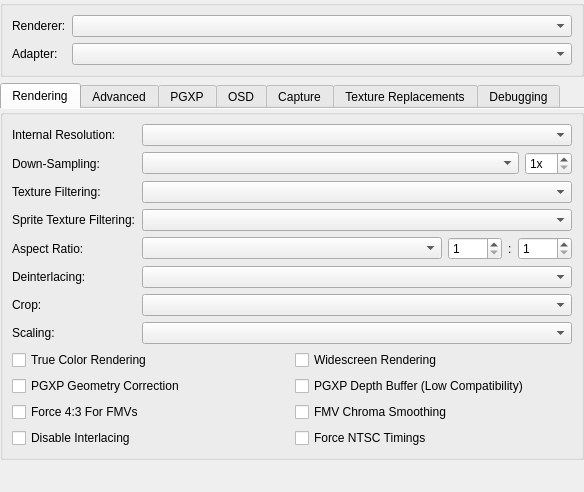
<?xml version="1.0" encoding="UTF-8"?>
<ui version="4.0">
 <class>GraphicsSettingsWidget</class>
 <widget class="QWidget" name="GraphicsSettingsWidget">
  <property name="geometry">
   <rect>
    <x>0</x>
    <y>0</y>
    <width>584</width>
    <height>450</height>
   </rect>
  </property>
  <property name="windowTitle">
   <string>Form</string>
  </property>
  <layout class="QVBoxLayout" name="verticalLayout_3">
   <property name="leftMargin">
    <number>0</number>
   </property>
   <property name="topMargin">
    <number>0</number>
   </property>
   <property name="rightMargin">
    <number>0</number>
   </property>
   <property name="bottomMargin">
    <number>0</number>
   </property>
   <item>
    <widget class="QGroupBox" name="groupBox_3">
     <property name="title">
      <string/>
     </property>
     <layout class="QFormLayout" name="formLayout">
      <item row="0" column="0">
       <widget class="QLabel" name="label">
        <property name="text">
         <string>Renderer:</string>
        </property>
       </widget>
      </item>
      <item row="0" column="1">
       <widget class="QComboBox" name="renderer"/>
      </item>
      <item row="1" column="0">
       <widget class="QLabel" name="label_5">
        <property name="text">
         <string>Adapter:</string>
        </property>
       </widget>
      </item>
      <item row="1" column="1">
       <widget class="QComboBox" name="adapter"/>
      </item>
     </layout>
    </widget>
   </item>
   <item>
    <widget class="QTabWidget" name="tabs">
     <property name="currentIndex">
      <number>0</number>
     </property>
     <property name="documentMode">
      <bool>true</bool>
     </property>
     <widget class="QWidget" name="basicTab">
      <attribute name="title">
       <string>Rendering</string>
      </attribute>
      <layout class="QVBoxLayout" name="verticalLayout_4">
       <property name="leftMargin">
        <number>0</number>
       </property>
       <property name="topMargin">
        <number>0</number>
       </property>
       <property name="rightMargin">
        <number>0</number>
       </property>
       <property name="bottomMargin">
        <number>0</number>
       </property>
       <item>
        <widget class="QGroupBox" name="groupBox_6">
         <property name="title">
          <string/>
         </property>
         <layout class="QFormLayout" name="formLayout_2">
          <item row="0" column="0">
           <widget class="QLabel" name="resolutionScaleLabel">
            <property name="text">
             <string>Internal Resolution:</string>
            </property>
           </widget>
          </item>
          <item row="0" column="1">
           <widget class="QComboBox" name="resolutionScale"/>
          </item>
          <item row="1" column="0">
           <widget class="QLabel" name="gpuDownsampleLabel">
            <property name="text">
             <string>Down-Sampling:</string>
            </property>
           </widget>
          </item>
          <item row="1" column="1">
           <layout class="QHBoxLayout" name="gpuDownsampleLayout" stretch="1,0">
            <item>
             <widget class="QComboBox" name="gpuDownsampleMode"/>
            </item>
            <item>
             <widget class="QSpinBox" name="gpuDownsampleScale">
              <property name="suffix">
               <string>x</string>
              </property>
              <property name="minimum">
               <number>1</number>
              </property>
              <property name="maximum">
               <number>16</number>
              </property>
             </widget>
            </item>
           </layout>
          </item>
          <item row="2" column="0">
           <widget class="QLabel" name="textureFilteringLabel">
            <property name="text">
             <string>Texture Filtering:</string>
            </property>
           </widget>
          </item>
          <item row="4" column="0">
           <widget class="QLabel" name="label_6">
            <property name="text">
             <string>Aspect Ratio:</string>
            </property>
           </widget>
          </item>
          <item row="4" column="1">
           <layout class="QHBoxLayout" name="horizontalLayout_2" stretch="1,0,0,0">
            <item>
             <widget class="QComboBox" name="displayAspectRatio"/>
            </item>
            <item>
             <widget class="QSpinBox" name="customAspectRatioNumerator">
              <property name="minimum">
               <number>1</number>
              </property>
              <property name="maximum">
               <number>9999</number>
              </property>
             </widget>
            </item>
            <item>
             <widget class="QLabel" name="customAspectRatioSeparator">
              <property name="text">
               <string>:</string>
              </property>
             </widget>
            </item>
            <item>
             <widget class="QSpinBox" name="customAspectRatioDenominator">
              <property name="minimum">
               <number>1</number>
              </property>
              <property name="maximum">
               <number>9999</number>
              </property>
             </widget>
            </item>
           </layout>
          </item>
          <item row="5" column="0">
           <widget class="QLabel" name="label_3">
            <property name="text">
             <string>Deinterlacing:</string>
            </property>
           </widget>
          </item>
          <item row="5" column="1">
           <widget class="QComboBox" name="displayDeinterlacing"/>
          </item>
          <item row="6" column="0">
           <widget class="QLabel" name="label_7">
            <property name="text">
             <string>Crop:</string>
            </property>
           </widget>
          </item>
          <item row="6" column="1">
           <widget class="QComboBox" name="displayCropMode"/>
          </item>
          <item row="7" column="0">
           <widget class="QLabel" name="label_8">
            <property name="text">
             <string>Scaling:</string>
            </property>
           </widget>
          </item>
          <item row="7" column="1">
           <widget class="QComboBox" name="displayScaling"/>
          </item>
          <item row="8" column="0" colspan="2">
           <layout class="QGridLayout" name="gridLayout_2">
            <item row="1" column="1">
             <widget class="QCheckBox" name="pgxpDepthBuffer">
              <property name="text">
               <string>PGXP Depth Buffer (Low Compatibility)</string>
              </property>
             </widget>
            </item>
            <item row="3" column="0">
             <widget class="QCheckBox" name="disableInterlacing">
              <property name="text">
               <string>Disable Interlacing</string>
              </property>
             </widget>
            </item>
            <item row="3" column="1">
             <widget class="QCheckBox" name="forceNTSCTimings">
              <property name="text">
               <string>Force NTSC Timings</string>
              </property>
             </widget>
            </item>
            <item row="2" column="0">
             <widget class="QCheckBox" name="force43For24Bit">
              <property name="text">
               <string>Force 4:3 For FMVs</string>
              </property>
             </widget>
            </item>
            <item row="0" column="0">
             <widget class="QCheckBox" name="trueColor">
              <property name="text">
               <string>True Color Rendering</string>
              </property>
             </widget>
            </item>
            <item row="2" column="1">
             <widget class="QCheckBox" name="chromaSmoothingFor24Bit">
              <property name="text">
               <string>FMV Chroma Smoothing</string>
              </property>
             </widget>
            </item>
            <item row="0" column="1">
             <widget class="QCheckBox" name="widescreenHack">
              <property name="text">
               <string>Widescreen Rendering</string>
              </property>
             </widget>
            </item>
            <item row="1" column="0">
             <widget class="QCheckBox" name="pgxpEnable">
              <property name="text">
               <string>PGXP Geometry Correction</string>
              </property>
             </widget>
            </item>
           </layout>
          </item>
          <item row="2" column="1">
           <widget class="QComboBox" name="textureFiltering"/>
          </item>
          <item row="3" column="0">
           <widget class="QLabel" name="label_9">
            <property name="text">
             <string>Sprite Texture Filtering:</string>
            </property>
           </widget>
          </item>
          <item row="3" column="1">
           <widget class="QComboBox" name="spriteTextureFiltering"/>
          </item>
         </layout>
        </widget>
       </item>
       <item>
        <spacer name="verticalSpacer_3">
         <property name="orientation">
          <enum>Qt::Orientation::Vertical</enum>
         </property>
         <property name="sizeHint" stdset="0">
          <size>
           <width>20</width>
           <height>75</height>
          </size>
         </property>
        </spacer>
       </item>
      </layout>
     </widget>
     <widget class="QWidget" name="advancedTab">
      <attribute name="title">
       <string>Advanced</string>
      </attribute>
      <layout class="QVBoxLayout" name="verticalLayout">
       <property name="leftMargin">
        <number>0</number>
       </property>
       <property name="rightMargin">
        <number>0</number>
       </property>
       <property name="bottomMargin">
        <number>0</number>
       </property>
       <item>
        <widget class="QGroupBox" name="groupBox_2">
         <property name="title">
          <string>Display Options</string>
         </property>
         <layout class="QFormLayout" name="formLayout_7">
          <item row="0" column="0">
           <widget class="QLabel" name="exclusiveFullscreenLabel">
            <property name="text">
             <string>Exclusive Fullscreen:</string>
            </property>
           </widget>
          </item>
          <item row="0" column="1">
           <layout class="QHBoxLayout" name="horizontalLayout_8">
            <item>
             <widget class="QComboBox" name="fullscreenMode"/>
            </item>
            <item>
             <widget class="QComboBox" name="exclusiveFullscreenControl"/>
            </item>
           </layout>
          </item>
          <item row="1" column="0">
           <widget class="QLabel" name="label_11">
            <property name="text">
             <string>Screen Position:</string>
            </property>
           </widget>
          </item>
          <item row="2" column="0" colspan="2">
           <layout class="QGridLayout" name="advancedDisplayOptionsLayout">
            <item row="0" column="0">
             <widget class="QCheckBox" name="disableMailboxPresentation">
              <property name="text">
               <string>Disable Mailbox Presentation</string>
              </property>
             </widget>
            </item>
            <item row="0" column="1">
             <widget class="QCheckBox" name="threadedPresentation">
              <property name="text">
               <string>Threaded Presentation</string>
              </property>
             </widget>
            </item>
            <item row="1" column="1">
             <widget class="QCheckBox" name="blitSwapChain">
              <property name="text">
               <string>Use Blit Swap Chain</string>
              </property>
             </widget>
            </item>
            <item row="1" column="0">
             <widget class="QCheckBox" name="stretchDisplayVertically">
              <property name="text">
               <string>Stretch Vertically</string>
              </property>
             </widget>
            </item>
            <item row="2" column="0">
             <widget class="QCheckBox" name="relaxedVSync">
              <property name="text">
               <string>Relaxed VSync</string>
              </property>
             </widget>
            </item>
           </layout>
          </item>
          <item row="1" column="1">
           <layout class="QHBoxLayout" name="horizontalLayout">
            <item>
             <widget class="QComboBox" name="displayAlignment"/>
            </item>
            <item>
             <widget class="QComboBox" name="displayRotation"/>
            </item>
           </layout>
          </item>
         </layout>
        </widget>
       </item>
       <item>
        <widget class="QGroupBox" name="groupBox">
         <property name="title">
          <string>Rendering Options</string>
         </property>
         <layout class="QFormLayout" name="formLayout_6">
          <item row="1" column="0">
           <widget class="QLabel" name="gpuLineDetectModeLabel">
            <property name="text">
             <string>Line Detection:</string>
            </property>
           </widget>
          </item>
          <item row="1" column="1">
           <widget class="QComboBox" name="gpuLineDetectMode"/>
          </item>
          <item row="2" column="0" colspan="2">
           <layout class="QGridLayout" name="gridLayout_5">
            <item row="0" column="1">
             <widget class="QCheckBox" name="scaledDithering">
              <property name="text">
               <string>Scaled Dithering</string>
              </property>
             </widget>
            </item>
            <item row="0" column="0">
             <widget class="QCheckBox" name="debanding">
              <property name="text">
               <string>True Color Debanding</string>
              </property>
             </widget>
            </item>
            <item row="2" column="1">
             <widget class="QCheckBox" name="useSoftwareRendererForReadbacks">
              <property name="text">
               <string>Software Renderer Readbacks</string>
              </property>
             </widget>
            </item>
            <item row="1" column="1">
             <widget class="QCheckBox" name="forceRoundedTexcoords">
              <property name="text">
               <string>Round Upscaled Texture Coordinates</string>
              </property>
             </widget>
            </item>
            <item row="2" column="0">
             <widget class="QCheckBox" name="gpuThread">
              <property name="text">
               <string>Threaded Rendering</string>
              </property>
             </widget>
            </item>
            <item row="3" column="0">
             <widget class="QCheckBox" name="softwareFastRasterizer">
              <property name="text">
               <string>Fast Software Rasterizer</string>
              </property>
             </widget>
            </item>
            <item row="3" column="1">
             <widget class="QCheckBox" name="hardwareThread">
              <property name="text">
               <string>Threaded Hardware Rendering</string>
              </property>
             </widget>
            </item>
            <item row="1" column="0">
             <widget class="QCheckBox" name="accurateBlending">
              <property name="text">
               <string>Accurate Blending</string>
              </property>
             </widget>
            </item>
           </layout>
          </item>
          <item row="0" column="0">
           <widget class="QLabel" name="msaaModeLabel">
            <property name="text">
             <string>Multi-Sampling:</string>
            </property>
           </widget>
          </item>
          <item row="0" column="1">
           <widget class="QComboBox" name="msaaMode"/>
          </item>
         </layout>
        </widget>
       </item>
       <item>
        <spacer name="verticalSpacer">
         <property name="orientation">
          <enum>Qt::Orientation::Vertical</enum>
         </property>
         <property name="sizeHint" stdset="0">
          <size>
           <width>20</width>
           <height>40</height>
          </size>
         </property>
        </spacer>
       </item>
      </layout>
     </widget>
     <widget class="QWidget" name="pgxpTab">
      <attribute name="title">
       <string>PGXP</string>
      </attribute>
      <layout class="QVBoxLayout" name="verticalLayout_5">
       <property name="leftMargin">
        <number>0</number>
       </property>
       <property name="topMargin">
        <number>0</number>
       </property>
       <property name="rightMargin">
        <number>0</number>
       </property>
       <property name="bottomMargin">
        <number>0</number>
       </property>
       <item>
        <widget class="QGroupBox" name="groupBox_7">
         <property name="title">
          <string/>
         </property>
         <layout class="QFormLayout" name="formLayout_4">
          <item row="0" column="0">
           <widget class="QLabel" name="pgxpGeometryToleranceLabel">
            <property name="text">
             <string>Geometry Tolerance:</string>
            </property>
           </widget>
          </item>
          <item row="0" column="1">
           <widget class="QDoubleSpinBox" name="pgxpGeometryTolerance">
            <property name="prefix">
             <string/>
            </property>
            <property name="suffix">
             <string>px</string>
            </property>
            <property name="minimum">
             <double>-1.000000000000000</double>
            </property>
            <property name="maximum">
             <double>100.000000000000000</double>
            </property>
            <property name="singleStep">
             <double>0.250000000000000</double>
            </property>
            <property name="value">
             <double>-1.000000000000000</double>
            </property>
           </widget>
          </item>
          <item row="1" column="0">
           <widget class="QLabel" name="pgxpDepthClearThresholdLabel">
            <property name="text">
             <string>Depth Clear Threshold:</string>
            </property>
           </widget>
          </item>
          <item row="1" column="1">
           <widget class="QDoubleSpinBox" name="pgxpDepthClearThreshold">
            <property name="maximum">
             <double>4096.000000000000000</double>
            </property>
           </widget>
          </item>
          <item row="2" column="0" colspan="2">
           <layout class="QGridLayout" name="gridLayout">
            <item row="0" column="1">
             <widget class="QCheckBox" name="pgxpColorCorrection">
              <property name="text">
               <string>Perspective Correct Colors</string>
              </property>
             </widget>
            </item>
            <item row="2" column="1">
             <widget class="QCheckBox" name="pgxpVertexCache">
              <property name="text">
               <string>Vertex Cache</string>
              </property>
             </widget>
            </item>
            <item row="0" column="0">
             <widget class="QCheckBox" name="pgxpTextureCorrection">
              <property name="text">
               <string>Perspective Correct Textures</string>
              </property>
             </widget>
            </item>
            <item row="2" column="0">
             <widget class="QCheckBox" name="pgxpCPU">
              <property name="text">
               <string>CPU Mode</string>
              </property>
             </widget>
            </item>
            <item row="1" column="1">
             <widget class="QCheckBox" name="pgxpPreserveProjPrecision">
              <property name="text">
               <string>Preserve Projection Precision</string>
              </property>
             </widget>
            </item>
            <item row="1" column="0">
             <widget class="QCheckBox" name="pgxpCulling">
              <property name="text">
               <string>Culling Correction</string>
              </property>
             </widget>
            </item>
            <item row="3" column="0">
             <widget class="QCheckBox" name="pgxpDisableOn2DPolygons">
              <property name="text">
               <string>Disable on 2D Polygons</string>
              </property>
             </widget>
            </item>
            <item row="3" column="1">
             <widget class="QCheckBox" name="pgxpNormalizeDepth">
              <property name="text">
               <string>Normalize Depth Scale</string>
              </property>
             </widget>
            </item>
           </layout>
          </item>
         </layout>
        </widget>
       </item>
       <item>
        <spacer name="verticalSpacer_4">
         <property name="orientation">
          <enum>Qt::Orientation::Vertical</enum>
         </property>
         <property name="sizeHint" stdset="0">
          <size>
           <width>20</width>
           <height>215</height>
          </size>
         </property>
        </spacer>
       </item>
      </layout>
     </widget>
     <widget class="QWidget" name="osdTab">
      <attribute name="title">
       <string>OSD</string>
      </attribute>
      <layout class="QVBoxLayout" name="verticalLayout_6">
       <property name="leftMargin">
        <number>0</number>
       </property>
       <property name="topMargin">
        <number>0</number>
       </property>
       <property name="rightMargin">
        <number>0</number>
       </property>
       <property name="bottomMargin">
        <number>0</number>
       </property>
       <item>
        <widget class="QGroupBox" name="groupBox_8">
         <property name="title">
          <string/>
         </property>
         <layout class="QFormLayout" name="formLayout_5">
          <item row="0" column="0">
           <widget class="QLabel" name="label_29">
            <property name="text">
             <string>OSD Scale:</string>
            </property>
           </widget>
          </item>
          <item row="0" column="1">
           <widget class="QSpinBox" name="osdScale">
            <property name="suffix">
             <string>%</string>
            </property>
            <property name="minimum">
             <number>25</number>
            </property>
            <property name="maximum">
             <number>500</number>
            </property>
           </widget>
          </item>
          <item row="1" column="0" colspan="2">
           <layout class="QGridLayout" name="gridLayout_3">
            <item row="1" column="1">
             <widget class="QCheckBox" name="showFPS">
              <property name="text">
               <string>Show FPS</string>
              </property>
             </widget>
            </item>
            <item row="0" column="0">
             <widget class="QCheckBox" name="showOSDMessages">
              <property name="text">
               <string>Show OSD Messages</string>
              </property>
             </widget>
            </item>
            <item row="2" column="0">
             <widget class="QCheckBox" name="showCPU">
              <property name="text">
               <string>Show CPU Usage</string>
              </property>
             </widget>
            </item>
            <item row="3" column="0">
             <widget class="QCheckBox" name="showGPUStatistics">
              <property name="text">
               <string>Show GPU Statistics</string>
              </property>
             </widget>
            </item>
            <item row="1" column="0">
             <widget class="QCheckBox" name="showSpeed">
              <property name="text">
               <string>Show Emulation Speed</string>
              </property>
             </widget>
            </item>
            <item row="2" column="1">
             <widget class="QCheckBox" name="showGPU">
              <property name="text">
               <string>Show GPU Usage</string>
              </property>
             </widget>
            </item>
            <item row="5" column="1">
             <widget class="QCheckBox" name="showSettings">
              <property name="text">
               <string>Show Settings</string>
              </property>
             </widget>
            </item>
            <item row="0" column="1">
             <widget class="QCheckBox" name="showStatusIndicators">
              <property name="text">
               <string>Show Status Indicators</string>
              </property>
             </widget>
            </item>
            <item row="5" column="0">
             <widget class="QCheckBox" name="showInput">
              <property name="text">
               <string>Show Controller Input</string>
              </property>
             </widget>
            </item>
            <item row="4" column="0">
             <widget class="QCheckBox" name="showFrameTimes">
              <property name="text">
               <string>Show Frame Times</string>
              </property>
             </widget>
            </item>
            <item row="3" column="1">
             <widget class="QCheckBox" name="showResolution">
              <property name="text">
               <string>Show Resolution</string>
              </property>
             </widget>
            </item>
            <item row="4" column="1">
             <widget class="QCheckBox" name="showLatencyStatistics">
              <property name="text">
               <string>Show Latency Statistics</string>
              </property>
             </widget>
            </item>
           </layout>
          </item>
         </layout>
        </widget>
       </item>
       <item>
        <spacer name="verticalSpacer_5">
         <property name="orientation">
          <enum>Qt::Orientation::Vertical</enum>
         </property>
         <property name="sizeHint" stdset="0">
          <size>
           <width>20</width>
           <height>164</height>
          </size>
         </property>
        </spacer>
       </item>
      </layout>
     </widget>
     <widget class="QWidget" name="captureTab">
      <attribute name="title">
       <string>Capture</string>
      </attribute>
      <layout class="QVBoxLayout" name="verticalLayout_8">
       <property name="leftMargin">
        <number>0</number>
       </property>
       <property name="rightMargin">
        <number>0</number>
       </property>
       <property name="bottomMargin">
        <number>0</number>
       </property>
       <item>
        <widget class="QGroupBox" name="groupBox_10">
         <property name="title">
          <string>Screenshots</string>
         </property>
         <layout class="QFormLayout" name="formLayout_3">
          <item row="0" column="0">
           <widget class="QLabel" name="label_21">
            <property name="text">
             <string>Screenshot Size:</string>
            </property>
           </widget>
          </item>
          <item row="0" column="1">
           <layout class="QHBoxLayout" name="horizontalLayout_5" stretch="1,0,0,0">
            <item>
             <widget class="QComboBox" name="screenshotSize"/>
            </item>
            <item>
             <widget class="QComboBox" name="screenshotFormat"/>
            </item>
            <item>
             <widget class="QLabel" name="label_44">
              <property name="text">
               <string>Quality:</string>
              </property>
             </widget>
            </item>
            <item>
             <widget class="QSpinBox" name="screenshotQuality">
              <property name="suffix">
               <string>%</string>
              </property>
              <property name="minimum">
               <number>1</number>
              </property>
              <property name="maximum">
               <number>100</number>
              </property>
             </widget>
            </item>
           </layout>
          </item>
         </layout>
        </widget>
       </item>
       <item>
        <widget class="QGroupBox" name="captureTabGroupBox">
         <property name="title">
          <string>Media Capture</string>
         </property>
         <layout class="QFormLayout" name="captureTabGroupBoxLayout">
          <item row="0" column="0">
           <widget class="QLabel" name="label_2">
            <property name="text">
             <string>Backend:</string>
            </property>
           </widget>
          </item>
          <item row="0" column="1">
           <widget class="QComboBox" name="mediaCaptureBackend"/>
          </item>
          <item row="1" column="0">
           <widget class="QLabel" name="captureContainerLabel">
            <property name="text">
             <string>Container:</string>
            </property>
           </widget>
          </item>
          <item row="1" column="1">
           <widget class="QComboBox" name="captureContainer"/>
          </item>
          <item row="2" column="0" colspan="2">
           <layout class="QGridLayout" name="captureOptionLayout" columnstretch="1,1">
            <property name="horizontalSpacing">
             <number>20</number>
            </property>
            <property name="verticalSpacing">
             <number>10</number>
            </property>
            <item row="1" column="1">
             <widget class="QWidget" name="audioCaptureOptions" native="true">
              <layout class="QFormLayout" name="audioCaptureOptionsLayout">
               <property name="leftMargin">
                <number>0</number>
               </property>
               <property name="topMargin">
                <number>0</number>
               </property>
               <property name="rightMargin">
                <number>0</number>
               </property>
               <property name="bottomMargin">
                <number>0</number>
               </property>
               <item row="0" column="0">
                <widget class="QLabel" name="audioCaptureCodecLabel">
                 <property name="text">
                  <string>Codec:</string>
                 </property>
                </widget>
               </item>
               <item row="0" column="1">
                <widget class="QComboBox" name="audioCaptureCodec"/>
               </item>
               <item row="1" column="0">
                <widget class="QLabel" name="audioCaptureBitrateLabel">
                 <property name="text">
                  <string>Bitrate:</string>
                 </property>
                </widget>
               </item>
               <item row="1" column="1">
                <widget class="QSpinBox" name="audioCaptureBitrate">
                 <property name="suffix">
                  <string> kbps</string>
                 </property>
                 <property name="minimum">
                  <number>16</number>
                 </property>
                 <property name="maximum">
                  <number>2048</number>
                 </property>
                 <property name="singleStep">
                  <number>1</number>
                 </property>
                 <property name="value">
                  <number>128</number>
                 </property>
                </widget>
               </item>
               <item row="2" column="0" colspan="2">
                <widget class="QCheckBox" name="enableAudioCaptureArguments">
                 <property name="text">
                  <string>Extra Arguments</string>
                 </property>
                </widget>
               </item>
               <item row="3" column="0" colspan="2">
                <widget class="QLineEdit" name="audioCaptureArguments"/>
               </item>
              </layout>
             </widget>
            </item>
            <item row="0" column="1">
             <widget class="QCheckBox" name="enableAudioCapture">
              <property name="text">
               <string>Capture Audio</string>
              </property>
             </widget>
            </item>
            <item row="1" column="0">
             <widget class="QWidget" name="videoCaptureOptions" native="true">
              <layout class="QFormLayout" name="videoCaptureOptionsLayout">
               <property name="leftMargin">
                <number>0</number>
               </property>
               <property name="topMargin">
                <number>0</number>
               </property>
               <property name="rightMargin">
                <number>0</number>
               </property>
               <property name="bottomMargin">
                <number>0</number>
               </property>
               <item row="0" column="0">
                <widget class="QLabel" name="videoCaptureCodecLabel">
                 <property name="text">
                  <string>Codec:</string>
                 </property>
                </widget>
               </item>
               <item row="0" column="1">
                <widget class="QComboBox" name="videoCaptureCodec"/>
               </item>
               <item row="1" column="0">
                <widget class="QLabel" name="videoCaptureBitrateLabel">
                 <property name="text">
                  <string>Bitrate:</string>
                 </property>
                </widget>
               </item>
               <item row="1" column="1">
                <widget class="QSpinBox" name="videoCaptureBitrate">
                 <property name="suffix">
                  <string extracomment="Unit that will appear next to a number. Alter the space or whatever is needed before the text depending on your language."> kbps</string>
                 </property>
                 <property name="minimum">
                  <number>100</number>
                 </property>
                 <property name="maximum">
                  <number>100000</number>
                 </property>
                 <property name="singleStep">
                  <number>100</number>
                 </property>
                 <property name="value">
                  <number>6000</number>
                 </property>
                </widget>
               </item>
               <item row="2" column="0">
                <widget class="QLabel" name="videoCaptureResolutionLabel">
                 <property name="text">
                  <string>Resolution:</string>
                 </property>
                </widget>
               </item>
               <item row="2" column="1">
                <layout class="QHBoxLayout" name="videoCaptureSizeLayout" stretch="1,0,1,0">
                 <item>
                  <widget class="QSpinBox" name="videoCaptureWidth">
                   <property name="minimum">
                    <number>320</number>
                   </property>
                   <property name="maximum">
                    <number>32768</number>
                   </property>
                   <property name="singleStep">
                    <number>16</number>
                   </property>
                   <property name="value">
                    <number>640</number>
                   </property>
                  </widget>
                 </item>
                 <item>
                  <widget class="QLabel" name="xLabel">
                   <property name="text">
                    <string>x</string>
                   </property>
                  </widget>
                 </item>
                 <item>
                  <widget class="QSpinBox" name="videoCaptureHeight">
                   <property name="minimum">
                    <number>240</number>
                   </property>
                   <property name="maximum">
                    <number>32768</number>
                   </property>
                   <property name="singleStep">
                    <number>16</number>
                   </property>
                   <property name="value">
                    <number>480</number>
                   </property>
                  </widget>
                 </item>
                 <item>
                  <widget class="QCheckBox" name="videoCaptureResolutionAuto">
                   <property name="text">
                    <string>Auto</string>
                   </property>
                  </widget>
                 </item>
                </layout>
               </item>
               <item row="4" column="0" colspan="2">
                <widget class="QLineEdit" name="videoCaptureArguments"/>
               </item>
               <item row="3" column="0" colspan="2">
                <widget class="QCheckBox" name="enableVideoCaptureArguments">
                 <property name="text">
                  <string>Extra Arguments</string>
                 </property>
                </widget>
               </item>
              </layout>
             </widget>
            </item>
            <item row="0" column="0">
             <widget class="QCheckBox" name="enableVideoCapture">
              <property name="text">
               <string>Capture Video</string>
              </property>
             </widget>
            </item>
           </layout>
          </item>
         </layout>
        </widget>
       </item>
       <item>
        <spacer name="verticalSpacer_7">
         <property name="orientation">
          <enum>Qt::Orientation::Vertical</enum>
         </property>
         <property name="sizeHint" stdset="0">
          <size>
           <width>20</width>
           <height>295</height>
          </size>
         </property>
        </spacer>
       </item>
      </layout>
     </widget>
     <widget class="QWidget" name="tabTextureReplacements">
      <attribute name="title">
       <string>Texture Replacements</string>
      </attribute>
      <layout class="QVBoxLayout" name="verticalLayout_2">
       <property name="leftMargin">
        <number>0</number>
       </property>
       <property name="rightMargin">
        <number>0</number>
       </property>
       <property name="bottomMargin">
        <number>0</number>
       </property>
       <item>
        <widget class="QGroupBox" name="groupBox_5">
         <property name="title">
          <string>General Settings</string>
         </property>
         <layout class="QFormLayout" name="formLayout_8">
          <item row="0" column="0" colspan="2">
           <layout class="QGridLayout" name="gridLayout_6">
            <item row="0" column="0">
             <widget class="QCheckBox" name="vramWriteReplacement">
              <property name="text">
               <string>Enable VRAM Write Replacement</string>
              </property>
             </widget>
            </item>
            <item row="0" column="1">
             <widget class="QCheckBox" name="preloadTextureReplacements">
              <property name="text">
               <string>Preload Texture Replacements</string>
              </property>
             </widget>
            </item>
            <item row="1" column="0">
             <widget class="QCheckBox" name="useOldMDECRoutines">
              <property name="text">
               <string>Use Old MDEC Routines</string>
              </property>
             </widget>
            </item>
           </layout>
          </item>
         </layout>
        </widget>
       </item>
       <item>
        <widget class="QGroupBox" name="groupBox_4">
         <property name="title">
          <string>VRAM Write Dumping</string>
         </property>
         <layout class="QFormLayout" name="formLayout_9">
          <item row="0" column="0" colspan="2">
           <layout class="QGridLayout" name="gridLayout_7">
            <item row="0" column="0">
             <widget class="QCheckBox" name="vramWriteDumping">
              <property name="text">
               <string>Enable VRAM Write Dumping</string>
              </property>
             </widget>
            </item>
            <item row="0" column="1">
             <widget class="QCheckBox" name="setVRAMWriteAlphaChannel">
              <property name="text">
               <string>Set Alpha Channel</string>
              </property>
             </widget>
            </item>
           </layout>
          </item>
          <item row="1" column="0">
           <widget class="QLabel" name="vramWriteDumpThresholdLabel">
            <property name="text">
             <string>Dump Size Threshold:</string>
            </property>
           </widget>
          </item>
          <item row="1" column="1">
           <layout class="QHBoxLayout" name="horizontalLayout_6" stretch="1,0,1">
            <item>
             <widget class="QSpinBox" name="minDumpedVRAMWriteWidth">
              <property name="suffix">
               <string>px</string>
              </property>
              <property name="minimum">
               <number>1</number>
              </property>
              <property name="maximum">
               <number>1024</number>
              </property>
             </widget>
            </item>
            <item>
             <widget class="QLabel" name="vramWriteDumpThresholdSeparator">
              <property name="text">
               <string>x</string>
              </property>
             </widget>
            </item>
            <item>
             <widget class="QSpinBox" name="minDumpedVRAMWriteHeight">
              <property name="suffix">
               <string>px</string>
              </property>
              <property name="minimum">
               <number>1</number>
              </property>
              <property name="maximum">
               <number>512</number>
              </property>
             </widget>
            </item>
           </layout>
          </item>
         </layout>
        </widget>
       </item>
       <item>
        <spacer name="verticalSpacer_2">
         <property name="orientation">
          <enum>Qt::Orientation::Vertical</enum>
         </property>
         <property name="sizeHint" stdset="0">
          <size>
           <width>20</width>
           <height>40</height>
          </size>
         </property>
        </spacer>
       </item>
      </layout>
     </widget>
     <widget class="QWidget" name="debugTab">
      <attribute name="title">
       <string>Debugging</string>
      </attribute>
      <layout class="QVBoxLayout" name="verticalLayout_7">
       <property name="leftMargin">
        <number>0</number>
       </property>
       <property name="rightMargin">
        <number>0</number>
       </property>
       <property name="bottomMargin">
        <number>0</number>
       </property>
       <item>
        <widget class="QGroupBox" name="groupBox_11">
         <property name="title">
          <string>Rendering Options</string>
         </property>
         <layout class="QFormLayout" name="formLayout_11">
          <item row="0" column="0">
           <widget class="QLabel" name="gpuWireframeModeLabel">
            <property name="text">
             <string>Wireframe Mode:</string>
            </property>
           </widget>
          </item>
          <item row="0" column="1">
           <widget class="QComboBox" name="gpuWireframeMode"/>
          </item>
         </layout>
        </widget>
       </item>
       <item>
        <widget class="QGroupBox" name="groupBox_9">
         <property name="title">
          <string>Device Options</string>
         </property>
         <layout class="QFormLayout" name="formLayout_10">
          <item row="0" column="0" colspan="2">
           <layout class="QGridLayout" name="gridLayout_8">
            <item row="2" column="1">
             <widget class="QCheckBox" name="disableTextureCopyToSelf">
              <property name="text">
               <string>Disable Texture Copy To Self</string>
              </property>
             </widget>
            </item>
            <item row="0" column="0">
             <widget class="QCheckBox" name="useDebugDevice">
              <property name="text">
               <string>Use Debug Device</string>
              </property>
             </widget>
            </item>
            <item row="1" column="0">
             <widget class="QCheckBox" name="disableDualSource">
              <property name="text">
               <string>Disable Dual-Source Blending</string>
              </property>
             </widget>
            </item>
            <item row="1" column="1">
             <widget class="QCheckBox" name="disableFramebufferFetch">
              <property name="text">
               <string>Disable Framebuffer Fetch</string>
              </property>
             </widget>
            </item>
            <item row="2" column="0">
             <widget class="QCheckBox" name="disableTextureBuffers">
              <property name="text">
               <string>Disable Texture Buffers</string>
              </property>
             </widget>
            </item>
            <item row="0" column="1">
             <widget class="QCheckBox" name="disableShaderCache">
              <property name="text">
               <string>Disable Shader Cache</string>
              </property>
             </widget>
            </item>
            <item row="3" column="0">
             <widget class="QCheckBox" name="disableMemoryImport">
              <property name="text">
               <string>Disable Memory Import</string>
              </property>
             </widget>
            </item>
            <item row="3" column="1">
             <widget class="QCheckBox" name="disableRasterOrderViews">
              <property name="text">
               <string>Disable Rasterizer Order Views</string>
              </property>
             </widget>
            </item>
           </layout>
          </item>
         </layout>
        </widget>
       </item>
       <item>
        <spacer name="verticalSpacer_6">
         <property name="orientation">
          <enum>Qt::Orientation::Vertical</enum>
         </property>
         <property name="sizeHint" stdset="0">
          <size>
           <width>20</width>
           <height>244</height>
          </size>
         </property>
        </spacer>
       </item>
      </layout>
     </widget>
    </widget>
   </item>
  </layout>
 </widget>
 <resources/>
 <connections/>
</ui>
